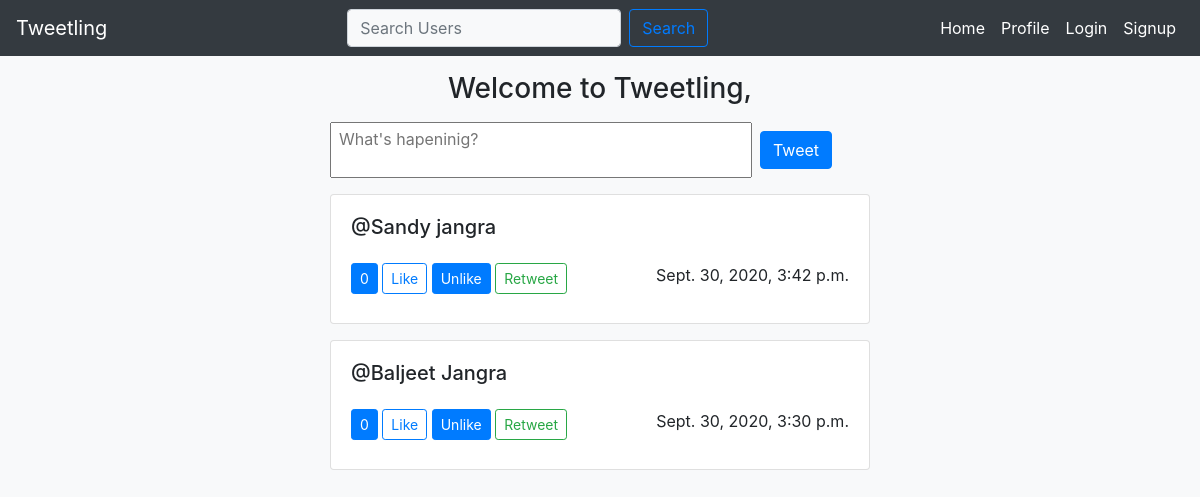
The app's page /, older data.
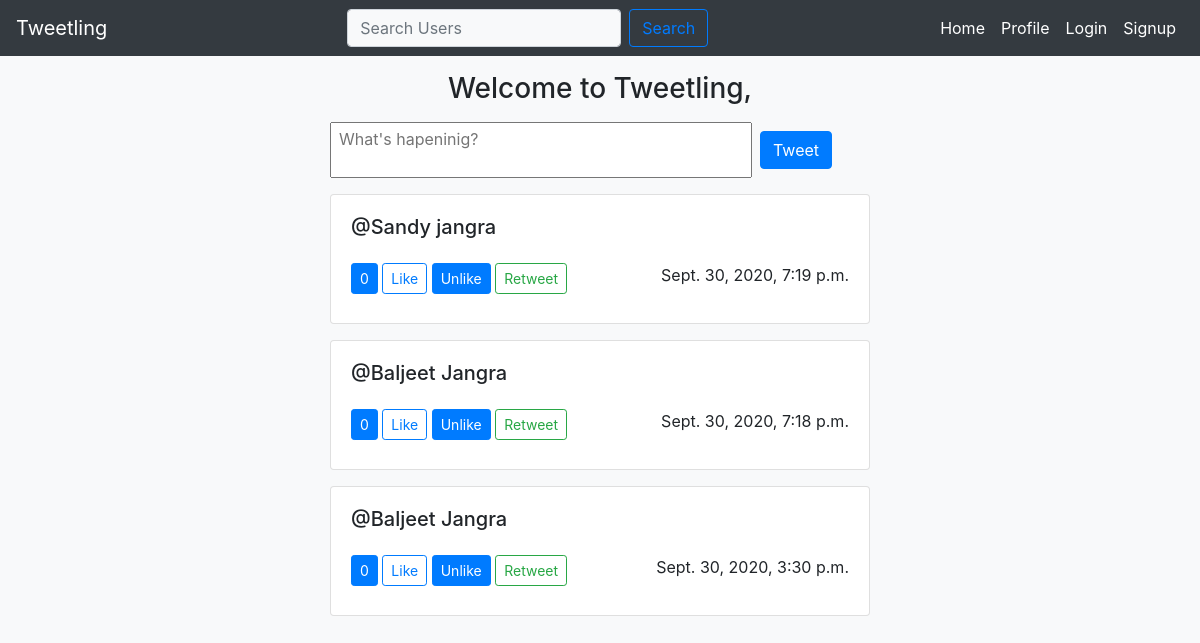
The same page, newer data.
### tweet/models.py (models this page shows, shortened)
class Tweet(models.Model):
    parent = models.ForeignKey('self', on_delete=models.CASCADE)
    user = models.ForeignKey(User, on_delete=models.CASCADE, related_name="tweets")
    content = models.CharField(max_length=250)
    likes = models.ManyToManyField(User,related_name='tweet_user', blank=True, through=TweetLike)
    created_at = models.DateTimeField(auto_now_add=True)
    updated_at = models.DateTimeField(auto_now=True)
    def tweet_likes(self):
        return self.likes.count()
    class Meta:
        ordering = ("-updated_at",)

### accounts/models.py (models this page shows, shortened)
class User(AbstractUser):
    username = None
    email = models.EmailField(_("email address"), max_length=254, unique=True)
    first_name = models.CharField(max_length=32)
    last_name = models.CharField(max_length=32)
    USERNAME_FIELD = 'email'
    REQUIRED_FIELDS = []
    objects = CustomUserManager()

### tweet/views.py (the view)
# urls.py: path('',TweetList.as_view(), name='home'),
class TweetList(ListView):
    model = Tweet
    template_name = 'public/index.html'
    context_object_name = 'tweets'

### templates/public/index.html (shortened to what this page needs)
{% extends "base.html" %}
{% block content %}
  <section class="mt-3">
    <div class="container">
      <div class="row">
        <div class="offset-md-3 col-md-6">
          <div class="text-center">
            <h3 class="mb-3">Welcome to Tweetling, {{user.first_name}}</h3>
          </div>
          <div class="text-center">
            <form method="POST" action="createtweet/" class="form-inline ml-auto my-2 my-lg-0">
              <textarea name='content' class="pt-1 pl-2" placeholder="What's hapeninig?" style="resize: none; overflow:hidden" name="tweet" id="" cols="40" rows="2"></textarea>
              <button class="btn btn-primary mx-2 my-2 my-sm-0" type="submit">Tweet</button>
            </form>
          </div>
          {% for tweet in tweets  %}
          <div class="card my-3 ">
            <div class="card-body">
              <h5 class="card-title">@{{tweet.user.first_name}} {{tweet.user.last_name}}</h5>
              <div class="row mt-4">
                <div class="col-sm-6">
                  <a class="btn btn-sm btn-primary" href="{% url 'tweet_like' tweet.id %}">{{tweet.tweet_likes}}</a>
                  <a class="btn btn-sm btn-outline-primary" href="{% url 'tweet_like' tweet.id %}">Like</a>
                  <a class="btn btn-sm btn-primary" href="{% url 'tweet_dislike' tweet.id %}">Unlike</a>
                  <a class="btn btn-sm btn-outline-success" href="">Retweet</a>
                </div>
                <div class="col-sm-6 text-right ">
                  <p class="">{{tweet.updated_at}}</p>
                </div>
              </div>
            </div>
          </div>
          {% endfor %}
        </div>
      </div>
    </div>
  </section>
{% endblock content %}

Row changes from the older to the newer data that the page shows:
changed Tweet "Sandy": updated_at "Sept. 30, 2020, 3:42 p.m." → "Sept. 30, 2020, 7:19 p.m."
added Tweet: user.first_name "Baljeet", user.last_name "Jangra", tweet_likes "0", updated_at "Sept. 30, 2020, 7:18 p.m."
